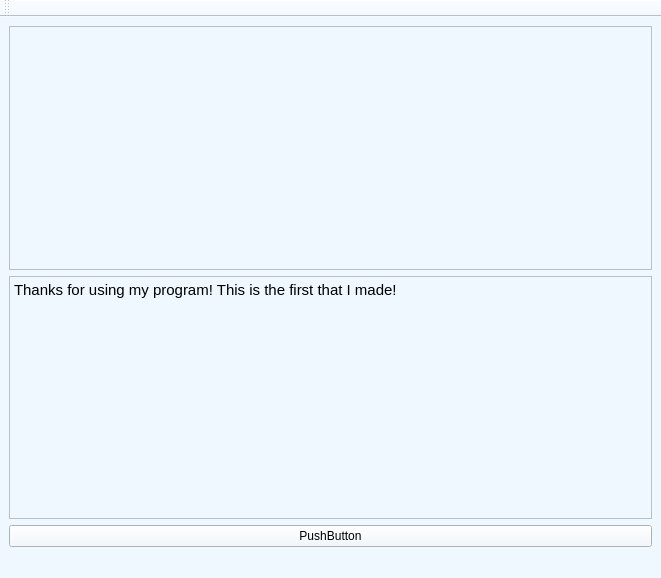
<?xml version="1.0" encoding="UTF-8"?>
<ui version="4.0">
 <class>MainWindow</class>
 <widget class="QMainWindow" name="MainWindow">
  <property name="geometry">
   <rect>
    <x>0</x>
    <y>0</y>
    <width>661</width>
    <height>578</height>
   </rect>
  </property>
  <property name="windowTitle">
   <string>Edity</string>
  </property>
  <property name="windowIcon">
   <iconset>
    <normaloff>../Documents/happy.png</normaloff>../Documents/happy.png</iconset>
  </property>
  <property name="styleSheet">
   <string notr="true">background-color: #f0f8ff ; </string>
  </property>
  <widget class="QWidget" name="centralwidget">
   <property name="maximumSize">
    <size>
     <width>16777215</width>
     <height>541</height>
    </size>
   </property>
   <layout class="QGridLayout" name="gridLayout">
    <item row="0" column="1" rowspan="2">
     <layout class="QVBoxLayout" name="verticalLayout">
      <item>
       <widget class="QTextEdit" name="textEdit">
        <property name="styleSheet">
         <string notr="true">color:red; 
font-weight: bold; 
</string>
        </property>
       </widget>
      </item>
      <item>
       <widget class="QTextBrowser" name="textBrowser">
        <property name="html">
         <string>&lt;!DOCTYPE HTML PUBLIC &quot;-//W3C//DTD HTML 4.0//EN&quot; &quot;http://www.w3.org/TR/REC-html40/strict.dtd&quot;&gt;
&lt;html&gt;&lt;head&gt;&lt;meta name=&quot;qrichtext&quot; content=&quot;1&quot; /&gt;&lt;meta charset=&quot;utf-8&quot; /&gt;&lt;style type=&quot;text/css&quot;&gt;
p, li { white-space: pre-wrap; }
&lt;/style&gt;&lt;/head&gt;&lt;body style=&quot; font-family:'Cantarell'; font-size:11pt; font-weight:400; font-style:normal;&quot;&gt;
&lt;p style=&quot; margin-top:0px; margin-bottom:0px; margin-left:0px; margin-right:0px; -qt-block-indent:0; text-indent:0px;&quot;&gt;Thanks for using my program! This is the first that I made!&lt;/p&gt;&lt;/body&gt;&lt;/html&gt;</string>
        </property>
       </widget>
      </item>
      <item>
       <widget class="QPushButton" name="pushButton">
        <property name="text">
         <string>PushButton</string>
        </property>
       </widget>
      </item>
     </layout>
    </item>
   </layout>
  </widget>
  <widget class="QMenuBar" name="menubar">
   <property name="geometry">
    <rect>
     <x>0</x>
     <y>0</y>
     <width>661</width>
     <height>23</height>
    </rect>
   </property>
  </widget>
  <widget class="QStatusBar" name="statusbar"/>
  <widget class="QToolBar" name="toolBar">
   <property name="windowTitle">
    <string>toolBar</string>
   </property>
   <attribute name="toolBarArea">
    <enum>TopToolBarArea</enum>
   </attribute>
   <attribute name="toolBarBreak">
    <bool>false</bool>
   </attribute>
  </widget>
 </widget>
 <resources/>
 <connections/>
</ui>
